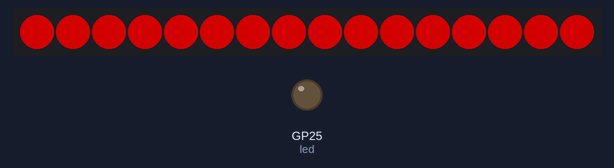
Simulated run of this program. Board: Raspberry Pi Pico running CircuitPython. Shown: 16 RGB LEDs in strip order, left to right, output pins drawn as LEDs (lit = HIGH). Dim RGB values are drawn brighter than linear.

Above: at 1.3 s.
At 3.35 s:
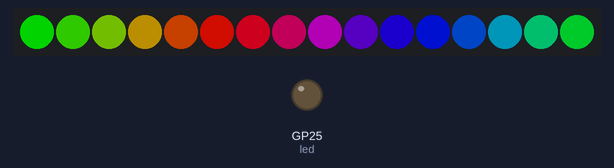
At 20.94 s:
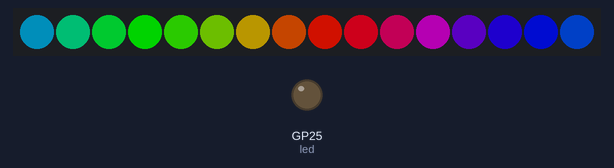
At 39.46 s:
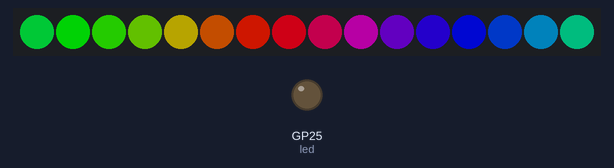
Timing chart, 0 to 40.0 s (numbered marks = the images above):
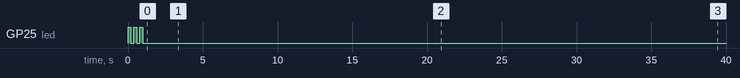

The program:

copy.py
```python
import board
import time
import neopixel
import digitalio

# Setup for Onboard LED (GP25 for Pico)
led = digitalio.DigitalInOut(board.LED)
led.direction = digitalio.Direction.OUTPUT

# Flash the onboard LED three times at startup
for _ in range(3):
    led.value = True
    time.sleep(0.2)
    led.value = False
    time.sleep(0.2)

# Set the NeoPixel configuration
pixel_pin = board.GP15  # GPIO pin connected to the data line
num_pixels = 16         # Number of LEDs in your strip or matrix

# Create NeoPixel object
pixels = neopixel.NeoPixel(pixel_pin, num_pixels, brightness=0.5, auto_write=False)

# Fill with red color
pixels.fill((255, 0, 0))  # Red color
pixels.show()
time.sleep(2)

# Rainbow Animation
def rainbow_cycle(wait):
    for j in range(255):
        for i in range(num_pixels):
            pixel_index = (i * 256 // num_pixels) + j
            pixels[i] = wheel(pixel_index & 255)
        pixels.show()
        time.sleep(wait)

# Color Wheel Function
def wheel(pos):
    if pos < 85:
        return (pos * 3, 255 - pos * 3, 0)
    elif pos < 170:
        pos -= 85
        return (255 - pos * 3, 0, pos * 3)
    else:
        pos -= 170
        return (0, pos * 3, 255 - pos * 3)

# Run Rainbow Animation
while True:
    rainbow_cycle(0.01)
```

Measured:
- what the display in image 0 shows lasts 2.0 s, from 1.2 s to 3.2 s
